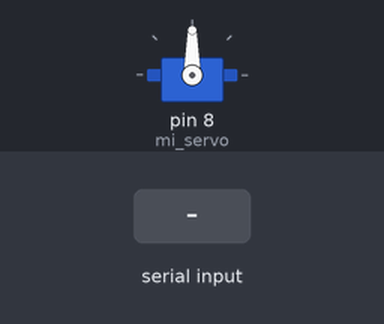
Recording of a sketch running on a simulated Arduino Uno, built with avr-gcc and run on an emulated ATmega328P. Parts: servo. The inputs (shaded band) are chosen by the test bench.

Above: at 1.2 s.
1.3 s: byte 30 received over Serial
At 2.3 s:
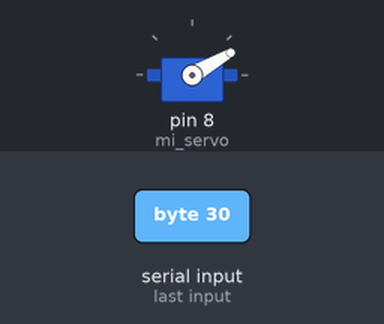
2.8 s: byte 120 received over Serial
At 3.5 s:
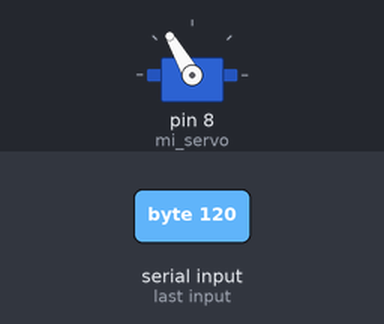
Timing chart, 0 to 5.8 s (numbered marks = the images above; inputs shaded):
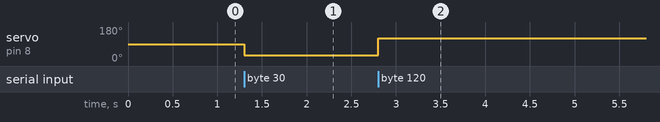

Measured:
- after the input at 1.3 s, servo on pin 8 (mi_servo): 90° → 30° at once
- after the input at 2.8 s, servo on pin 8 (mi_servo): 30° → 120° at once

The sketch:

processing.ino
```cpp
#include <Servo.h>

Servo mi_servo;
void setup() {
  Serial.begin(9600);

  mi_servo.attach(8);
}
void loop() {
  if (Serial.available()){

    char angulo = Serial.read();

    if (angulo >= 0 && angulo <= 180){
      mi_servo.write(angulo);
      delay(10);
      }
   }
}
```
